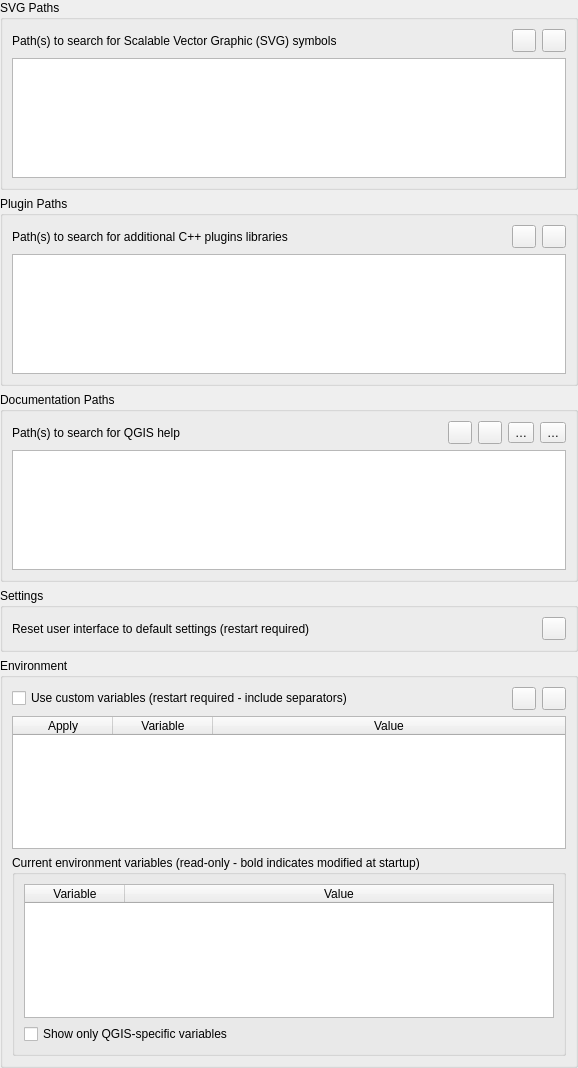
             <widget class="QWidget" name="mOptionsScrollAreaContents_03">
              <property name="geometry">
               <rect>
                <x>0</x>
                <y>0</y>
                <width>578</width>
                <height>1068</height>
               </rect>
              </property>
              <layout class="QVBoxLayout" name="verticalLayout_22">
               <property name="leftMargin">
                <number>0</number>
               </property>
               <property name="topMargin">
                <number>0</number>
               </property>
               <property name="rightMargin">
                <number>0</number>
               </property>
               <property name="bottomMargin">
                <number>0</number>
               </property>
               <item>
                <widget class="QgsCollapsibleGroupBox" name="groupBox_2">
                 <property name="title">
                  <string>SVG Paths</string>
                 </property>
                 <layout class="QGridLayout" name="_6">
                  <item row="0" column="0">
                   <widget class="QLabel" name="mSVGLabel">
                    <property name="text">
                     <string>Path(s) to search for Scalable Vector Graphic (SVG) symbols</string>
                    </property>
                   </widget>
                  </item>
                  <item row="0" column="1">
                   <spacer>
                    <property name="orientation">
                     <enum>Qt::Horizontal</enum>
                    </property>
                    <property name="sizeHint" stdset="0">
                     <size>
                      <width>31</width>
                      <height>20</height>
                     </size>
                    </property>
                   </spacer>
                  </item>
                  <item row="0" column="2">
                   <widget class="QToolButton" name="mBtnAddSVGPath">
                    <property name="toolTip">
                     <string>Add new path</string>
                    </property>
                    <property name="text">
                     <string/>
                    </property>
                    <property name="icon">
                     <iconset resource="../../images/images.qrc">
                      <normaloff>:/images/themes/default/symbologyAdd.svg</normaloff>:/images/themes/default/symbologyAdd.svg</iconset>
                    </property>
                   </widget>
                  </item>
                  <item row="0" column="3">
                   <widget class="QToolButton" name="mBtnRemoveSVGPath">
                    <property name="toolTip">
                     <string>Remove path</string>
                    </property>
                    <property name="text">
                     <string/>
                    </property>
                    <property name="icon">
                     <iconset resource="../../images/images.qrc">
                      <normaloff>:/images/themes/default/symbologyRemove.svg</normaloff>:/images/themes/default/symbologyRemove.svg</iconset>
                    </property>
                   </widget>
                  </item>
                  <item row="1" column="0" colspan="4">
                   <widget class="QListWidget" name="mListSVGPaths">
                    <property name="minimumSize">
                     <size>
                      <width>0</width>
                      <height>120</height>
                     </size>
                    </property>
                   </widget>
                  </item>
                 </layout>
                </widget>
               </item>
               <item>
                <widget class="QgsCollapsibleGroupBox" name="groupBox_4">
                 <property name="title">
                  <string>Plugin Paths</string>
                 </property>
                 <layout class="QGridLayout" name="_3">
                  <item row="0" column="0">
                   <widget class="QLabel" name="mSVGLabel_2">
                    <property name="text">
                     <string>Path(s) to search for additional C++ plugins libraries</string>
                    </property>
                   </widget>
                  </item>
                  <item row="0" column="1">
                   <spacer>
                    <property name="orientation">
                     <enum>Qt::Horizontal</enum>
                    </property>
                    <property name="sizeHint" stdset="0">
                     <size>
                      <width>31</width>
                      <height>20</height>
                     </size>
                    </property>
                   </spacer>
                  </item>
                  <item row="0" column="2">
                   <widget class="QToolButton" name="mBtnAddPluginPath">
                    <property name="toolTip">
                     <string>Add new path</string>
                    </property>
                    <property name="text">
                     <string/>
                    </property>
                    <property name="icon">
                     <iconset resource="../../images/images.qrc">
                      <normaloff>:/images/themes/default/symbologyAdd.svg</normaloff>:/images/themes/default/symbologyAdd.svg</iconset>
                    </property>
                   </widget>
                  </item>
                  <item row="0" column="3">
                   <widget class="QToolButton" name="mBtnRemovePluginPath">
                    <property name="toolTip">
                     <string>Remove path</string>
                    </property>
                    <property name="text">
                     <string/>
                    </property>
                    <property name="icon">
                     <iconset resource="../../images/images.qrc">
                      <normaloff>:/images/themes/default/symbologyRemove.svg</normaloff>:/images/themes/default/symbologyRemove.svg</iconset>
                    </property>
                   </widget>
                  </item>
                  <item row="1" column="0" colspan="4">
                   <widget class="QListWidget" name="mListPluginPaths">
                    <property name="minimumSize">
                     <size>
                      <width>0</width>
                      <height>120</height>
                     </size>
                    </property>
                   </widget>
                  </item>
                 </layout>
                </widget>
               </item>
               <item>
                <widget class="QgsCollapsibleGroupBox" name="groupBox_29">
                 <property name="title">
                  <string>Documentation Paths</string>
                 </property>
                 <layout class="QGridLayout" name="_4">
                  <item row="0" column="5">
                   <widget class="QToolButton" name="mBtnMoveHelpDown">
                    <property name="toolTip">
                     <string>Lower selected path priority</string>
                    </property>
                    <property name="text">
                     <string>…</string>
                    </property>
                    <property name="icon">
                     <iconset resource="../../images/images.qrc">
                      <normaloff>:/images/themes/default/mActionArrowDown.svg</normaloff>:/images/themes/default/mActionArrowDown.svg</iconset>
                    </property>
                   </widget>
                  </item>
                  <item row="0" column="0">
                   <widget class="QLabel" name="mSVGLabel_5">
                    <property name="text">
                     <string>Path(s) to search for QGIS help</string>
                    </property>
                   </widget>
                  </item>
                  <item row="0" column="1">
                   <spacer>
                    <property name="orientation">
                     <enum>Qt::Horizontal</enum>
                    </property>
                    <property name="sizeHint" stdset="0">
                     <size>
                      <width>31</width>
                      <height>20</height>
                     </size>
                    </property>
                   </spacer>
                  </item>
                  <item row="0" column="2">
                   <widget class="QToolButton" name="mBtnAddHelpPath">
                    <property name="toolTip">
                     <string>Add new path</string>
                    </property>
                    <property name="text">
                     <string/>
                    </property>
                    <property name="icon">
                     <iconset resource="../../images/images.qrc">
                      <normaloff>:/images/themes/default/symbologyAdd.svg</normaloff>:/images/themes/default/symbologyAdd.svg</iconset>
                    </property>
                   </widget>
                  </item>
                  <item row="0" column="3">
                   <widget class="QToolButton" name="mBtnRemoveHelpPath">
                    <property name="toolTip">
                     <string>Remove path</string>
                    </property>
                    <property name="text">
                     <string/>
                    </property>
                    <property name="icon">
                     <iconset resource="../../images/images.qrc">
                      <normaloff>:/images/themes/default/symbologyRemove.svg</normaloff>:/images/themes/default/symbologyRemove.svg</iconset>
                    </property>
                   </widget>
                  </item>
                  <item row="1" column="0" colspan="6">
                   <widget class="QTreeWidget" name="mHelpPathTreeWidget">
                    <property name="minimumSize">
                     <size>
                      <width>0</width>
                      <height>120</height>
                     </size>
                    </property>
                    <attribute name="headerVisible">
                     <bool>false</bool>
                    </attribute>
                    <column>
                     <property name="text">
                      <string notr="true">1</string>
                     </property>
                    </column>
                   </widget>
                  </item>
                  <item row="0" column="4">
                   <widget class="QToolButton" name="mBtnMoveHelpUp">
                    <property name="toolTip">
                     <string>Raise selected path priority</string>
                    </property>
                    <property name="text">
                     <string>…</string>
                    </property>
                    <property name="icon">
                     <iconset resource="../../images/images.qrc">
                      <normaloff>:/images/themes/default/mActionArrowUp.svg</normaloff>:/images/themes/default/mActionArrowUp.svg</iconset>
                    </property>
                   </widget>
                  </item>
                 </layout>
                </widget>
               </item>
               <item>
                <widget class="QgsCollapsibleGroupBox" name="mQSettingsGrpBx">
                 <property name="title">
                  <string>Settings</string>
                 </property>
                 <layout class="QGridLayout" name="gridLayout_13">
                  <item row="0" column="1">
                   <spacer name="horizontalSpacer_42">
                    <property name="orientation">
                     <enum>Qt::Horizontal</enum>
                    </property>
                    <property name="sizeHint" stdset="0">
                     <size>
                      <width>40</width>
                      <height>20</height>
                     </size>
                    </property>
                   </spacer>
                  </item>
                  <item row="0" column="2">
                   <widget class="QToolButton" name="mRestoreDefaultWindowStateBtn">
                    <property name="toolTip">
                     <string>Reset</string>
                    </property>
                    <property name="text">
                     <string/>
                    </property>
                    <property name="icon">
                     <iconset resource="../../images/images.qrc">
                      <normaloff>:/images/themes/default/mActionUndo.svg</normaloff>:/images/themes/default/mActionUndo.svg</iconset>
                    </property>
                   </widget>
                  </item>
                  <item row="0" column="0">
                   <widget class="QLabel" name="mRestoreDefaultWindowStateLbl">
                    <property name="text">
                     <string>Reset user interface to default settings (restart required)</string>
                    </property>
                   </widget>
                  </item>
                 </layout>
                </widget>
               </item>
               <item>
                <widget class="QgsCollapsibleGroupBox" name="mEnvironmentGrpBx">
                 <property name="minimumSize">
                  <size>
                   <width>0</width>
                   <height>0</height>
                  </size>
                 </property>
                 <property name="title">
                  <string>Environment</string>
                 </property>
                 <layout class="QGridLayout" name="gridLayout_32">
                  <item row="1" column="3">
                   <widget class="QToolButton" name="mRemoveCustomVarBtn">
                    <property name="sizePolicy">
                     <sizepolicy hsizetype="Maximum" vsizetype="Fixed">
                      <horstretch>0</horstretch>
                      <verstretch>0</verstretch>
                     </sizepolicy>
                    </property>
                    <property name="toolTip">
                     <string>Remove variable</string>
                    </property>
                    <property name="text">
                     <string/>
                    </property>
                    <property name="icon">
                     <iconset resource="../../images/images.qrc">
                      <normaloff>:/images/themes/default/symbologyRemove.svg</normaloff>:/images/themes/default/symbologyRemove.svg</iconset>
                    </property>
                   </widget>
                  </item>
                  <item row="1" column="2">
                   <widget class="QToolButton" name="mAddCustomVarBtn">
                    <property name="sizePolicy">
                     <sizepolicy hsizetype="Maximum" vsizetype="Fixed">
                      <horstretch>0</horstretch>
                      <verstretch>0</verstretch>
                     </sizepolicy>
                    </property>
                    <property name="toolTip">
                     <string>Add new variable</string>
                    </property>
                    <property name="text">
                     <string/>
                    </property>
                    <property name="icon">
                     <iconset resource="../../images/images.qrc">
                      <normaloff>:/images/themes/default/symbologyAdd.svg</normaloff>:/images/themes/default/symbologyAdd.svg</iconset>
                    </property>
                   </widget>
                  </item>
                  <item row="4" column="0" colspan="4">
                   <widget class="QgsCollapsibleGroupBox" name="mCurrentVariablesGrpBx">
                    <property name="minimumSize">
                     <size>
                      <width>0</width>
                      <height>0</height>
                     </size>
                    </property>
                    <property name="title">
                     <string>Current environment variables (read-only - bold indicates modified at startup)</string>
                    </property>
                    <property name="collapsed">
                     <bool>false</bool>
                    </property>
                    <property name="saveCollapsedState">
                     <bool>true</bool>
                    </property>
                    <layout class="QVBoxLayout" name="verticalLayout_8">
                     <item>
                      <widget class="QTableWidget" name="mCurrentVariablesTable">
                       <property name="minimumSize">
                        <size>
                         <width>0</width>
                         <height>120</height>
                        </size>
                       </property>
                       <property name="selectionMode">
                        <enum>QAbstractItemView::SingleSelection</enum>
                       </property>
                       <property name="sortingEnabled">
                        <bool>true</bool>
                       </property>
                       <property name="wordWrap">
                        <bool>false</bool>
                       </property>
                       <attribute name="horizontalHeaderMinimumSectionSize">
                        <number>100</number>
                       </attribute>
                       <attribute name="horizontalHeaderShowSortIndicator" stdset="0">
                        <bool>true</bool>
                       </attribute>
                       <attribute name="horizontalHeaderStretchLastSection">
                        <bool>true</bool>
                       </attribute>
                       <attribute name="verticalHeaderVisible">
                        <bool>false</bool>
                       </attribute>
                       <column>
                        <property name="text">
                         <string>Variable</string>
                        </property>
                       </column>
                       <column>
                        <property name="text">
                         <string>Value</string>
                        </property>
                       </column>
                      </widget>
                     </item>
                     <item>
                      <widget class="QCheckBox" name="mCurrentVariablesQGISChxBx">
                       <property name="text">
                        <string>Show only QGIS-specific variables</string>
                       </property>
                      </widget>
                     </item>
                    </layout>
                   </widget>
                  </item>
                  <item row="1" column="0">
                   <widget class="QCheckBox" name="mCustomVariablesChkBx">
                    <property name="text">
                     <string>Use custom variables (restart required - include separators)</string>
                    </property>
                   </widget>
                  </item>
                  <item row="1" column="1">
                   <spacer name="horizontalSpacer_14">
                    <property name="orientation">
                     <enum>Qt::Horizontal</enum>
                    </property>
                    <property name="sizeHint" stdset="0">
                     <size>
                      <width>40</width>
                      <height>20</height>
                     </size>
                    </property>
                   </spacer>
                  </item>
                  <item row="3" column="0" colspan="4">
                   <widget class="QTableWidget" name="mCustomVariablesTable">
                    <property name="minimumSize">
                     <size>
                      <width>0</width>
                      <height>120</height>
                     </size>
                    </property>
                    <property name="editTriggers">
                     <set>QAbstractItemView::AllEditTriggers</set>
                    </property>
                    <property name="selectionMode">
                     <enum>QAbstractItemView::SingleSelection</enum>
                    </property>
                    <property name="sortingEnabled">
                     <bool>true</bool>
                    </property>
                    <property name="wordWrap">
                     <bool>false</bool>
                    </property>
                    <property name="cornerButtonEnabled">
                     <bool>false</bool>
                    </property>
                    <attribute name="horizontalHeaderMinimumSectionSize">
                     <number>4</number>
                    </attribute>
                    <attribute name="horizontalHeaderShowSortIndicator" stdset="0">
                     <bool>true</bool>
                    </attribute>
                    <attribute name="horizontalHeaderStretchLastSection">
                     <bool>true</bool>
                    </attribute>
                    <attribute name="verticalHeaderVisible">
                     <bool>false</bool>
                    </attribute>
                    <column>
                     <property name="text">
                      <string>Apply</string>
                     </property>
                    </column>
                    <column>
                     <property name="text">
                      <string>Variable</string>
                     </property>
                    </column>
                    <column>
                     <property name="text">
                      <string>Value</string>
                     </property>
                    </column>
                   </widget>
                  </item>
                 </layout>
                </widget>
               </item>
               <item>
                <spacer name="verticalSpacer_11">
                 <property name="orientation">
                  <enum>Qt::Vertical</enum>
                 </property>
                 <property name="sizeHint" stdset="0">
                  <size>
                   <width>20</width>
                   <height>40</height>
                  </size>
                 </property>
                </spacer>
               </item>
              </layout>
             </widget>
